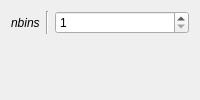
                        <widget class="QWidget" name="histogram">
                         <layout class="QGridLayout" name="gridLayout_12">
                          <item row="0" column="0">
                           <widget class="QLabel" name="label_18">
                            <property name="font">
                             <font>
                              <italic>true</italic>
                             </font>
                            </property>
                            <property name="text">
                             <string>nbins</string>
                            </property>
                           </widget>
                          </item>
                          <item row="0" column="2">
                           <widget class="QSpinBox" name="_sig_nbins">
                            <property name="minimum">
                             <number>1</number>
                            </property>
                            <property name="maximum">
                             <number>10000</number>
                            </property>
                           </widget>
                          </item>
                          <item row="0" column="1">
                           <widget class="Line" name="line_16">
                            <property name="orientation">
                             <enum>Qt::Vertical</enum>
                            </property>
                           </widget>
                          </item>
                          <item row="1" column="2">
                           <spacer name="horizontalSpacer_8">
                            <property name="orientation">
                             <enum>Qt::Horizontal</enum>
                            </property>
                            <property name="sizeHint" stdset="0">
                             <size>
                              <width>40</width>
                              <height>20</height>
                             </size>
                            </property>
                           </spacer>
                          </item>
                          <item row="1" column="0">
                           <spacer name="verticalSpacer_5">
                            <property name="orientation">
                             <enum>Qt::Vertical</enum>
                            </property>
                            <property name="sizeHint" stdset="0">
                             <size>
                              <width>20</width>
                              <height>40</height>
                             </size>
                            </property>
                           </spacer>
                          </item>
                         </layout>
                        </widget>
